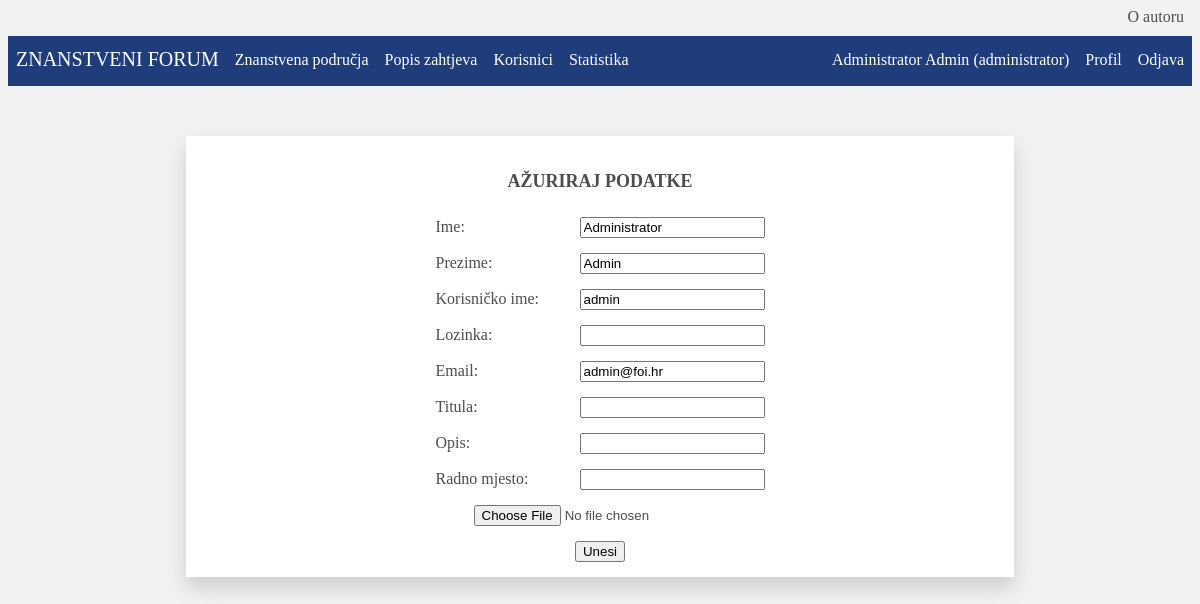
Page /azuriraj_podatke.php (signed in) on the committed database.
### tables this page shows
CREATE TABLE IF NOT EXISTS `korisnik` (
  `korisnik_id` INT NOT NULL AUTO_INCREMENT,
  `tip_korisnika_id` INT NOT NULL,
  `znanstveno_podrucje_id` INT NULL,
  `korime` VARCHAR(50) NOT NULL,
  `ime` VARCHAR(50) NOT NULL,
  `prezime` VARCHAR(50) NOT NULL,
  `email` VARCHAR(50) NOT NULL,
  `lozinka` VARCHAR(50) NOT NULL,
  `slika` TEXT NULL,
  `titula` VARCHAR(20) NULL,
  `radno_mjesto` VARCHAR(50) NULL,
  `opis` TEXT NULL,
  PRIMARY KEY (`korisnik_id`),
  INDEX `tip_korisnika_id_idx` (`tip_korisnika_id` ASC),
  INDEX `podrucje_id_idx` (`znanstveno_podrucje_id` ASC),
  CONSTRAINT `tip_korisnika_id_fk`
    FOREIGN KEY (`tip_korisnika_id`)
    REFERENCES `tip_korisnika` (`tip_korisnika_id`)
    ON DELETE NO ACTION
    ON UPDATE NO ACTION,
  CONSTRAINT `znanstveno_podrucje_id_fk_3`
    FOREIGN KEY (`znanstveno_podrucje_id`)
    REFERENCES `znanstveno_podrucje` (`znanstveno_podrucje_id`)
    ON DELETE NO ACTION
    ON UPDATE NO ACTION);

### baza_funkcije.php (called while the page is built, shortened)
<?php
function izvrsiUpit($veza, $upit){
	$rezultat = mysqli_query($veza,$upit);
	return $rezultat;
}
?>

### azuriraj_podatke.php (the view, shortened to what this page needs)
<?php
    include_once("baza_funkcije.php");
    $veza = spojiSeNaBazu();
    $id_korisnika = $_SESSION["id"];
    $upit = "SELECT * FROM korisnik WHERE korisnik_id='{$id_korisnika}'";
    $rezultat = izvrsiUpit($veza, $upit);
    $rezultat_ispis = mysqli_fetch_assoc($rezultat);
?>
<!DOCTYPE html>
<html>
    <head>
		<link href="stil.css" rel="stylesheet" type="text/css">
 	</head>
    <body>
        <?php
            include_once "navigacija.php";
        ?>
        <section id="azuriranje_podataka">
            <h1>AŽURIRAJ PODATKE</h1>
            <form name="obrazac_azuriranje" method="post"
            action="azuriraj_podatke.php" enctype="multipart/form-data">
                <label for="ime">Ime:</label>
                <input name="ime" type="text" value="<?php echo $rezultat_ispis['ime'];?>"/>
                <br>
                <label for="prezime">Prezime:</label>
                <input name="prezime" type="text" value="<?php echo $rezultat_ispis['prezime'];?>"/>
                <br>
                <label for="korime">Korisničko ime:</label>
                <input name="korime" type="text" value="<?php echo $rezultat_ispis['korime'];?>"/>
                <br>
                <label for="lozinka">Lozinka:</label>
                <input name="lozinka" type="password" value=""<?php echo $rezultat_ispis['lozinka']?>/><br>
                <label for="email">Email:</label>
                <input name="email" type="email" value="<?php echo $rezultat_ispis['email'];?>"/>
                <br>
                <label for="titula">Titula:</label>
                <input name="titula" type="text" value="<?php echo $rezultat_ispis['titula'];?>"/>
                <br>
                <label for="opis">Opis:</label>
                <input name="opis" type="text" value="<?php echo $rezultat_ispis['opis'];?>"/>
                <br>
                <label for="radno_mjesto">Radno mjesto:</label>
                <input name="radno_mjesto" type="text" value="<?php echo $rezultat_ispis['radno_mjesto'];?>"/>
                <br>
                <input name="slika" id="slika" type="file"/>
                <br>
                <input name="submit" type="submit" value="Unesi"/>
            </form>
        </section>
    </body>
</html>

### stil.css (style rules this page uses)
* { box-sizing: border-box; }
body { background-color: rgb(242, 242, 242); }
#obrazac_prijava, #dodaj_kom, #dodaj_podrucje, #dodaj_korisnika, #azuriranje_korisnika, #azuriranje_podataka, #promjena_podrucja, #azuriraj_podrucje { margin-top: 50px; margin-left: 30%; margin-right: 30%; background-color: white; height: 300px; text-align: center; box-shadow: 0 10px 20px rgb(204, 204, 204); }
#obrazac_prijava h1, #dodaj_kom h1, #dodaj_podrucje h1, #dodaj_korisnika h1, #azuriranje_korisnika h1, #azuriranje_podataka h1, #promjena_podrucja h1, #azuriraj_podrucje h1 { font-size: 18px; color: rgb(78, 77, 77); padding-top: 35px; }
#obrazac_prijava form, #dodaj_kom form, #dodaj_podrucje form, #dodaj_korisnika form, #azuriranje_korisnika form, #azuriranje_podataka form, #promjena_podrucja form, #azuriraj_podrucje form { padding-top: 10px; color: rgb(78, 77, 77); }
#obrazac_prijava form input, #dodaj_kom form select, #dodaj_kom form textarea, #dodaj_podrucje form input, #dodaj_podrucje form textarea, #dodaj_korisnika form input, #dodaj_korisnika form select, #azuriranje_korisnika form input, #azuriranje_korisnika form select, #azuriranje_podataka form input, #azuriranje_podataka form select, #promjena_podrucja form select, #promjena_podrucja form input, #azuriraj_podrucje form input { margin-bottom: 15px; }
#dodaj_kom, #dodaj_podrucje, #dodaj_korisnika, #azuriranje_korisnika, #azuriranje_podataka { height: 380px; margin-left: 15%; margin-right: 15%; }
#dodaj_korisnika form label, #azuriranje_korisnika form label, #azuriranje_podataka form label { display: inline-block; width: 105px; text-align: left; }
#azuriranje_korisnika form label, #azuriranje_podataka form label { width: 140px; }
#slika { text-align: right; }
#dodaj_korisnika, #azuriranje_korisnika, #azuriranje_podataka { height: 100%; }

### rows in the picture
korisnik: ime "Administrator", prezime "Admin", korime "admin", email "admin@foi.hr"

### other values in the picture
$_SESSION['ime'] "Administrator"
$_SESSION['prezime'] "Admin"
$tip "administrator"
